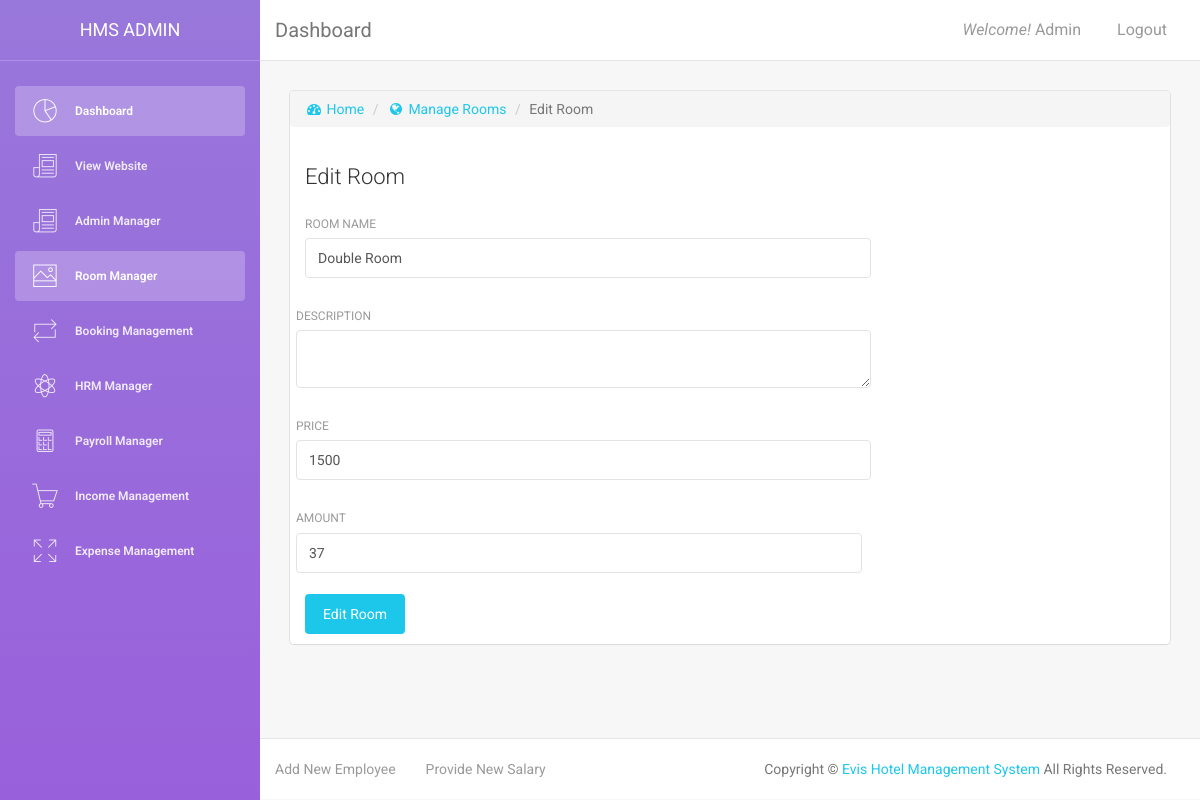
The app's page /admin/edit_room.php?id=3 (signed in) with its own data.
### tables this page shows
CREATE TABLE `tbl_room` (
  `room_id` int(1) NOT NULL,
  `room_name` varchar(20) NOT NULL,
  `room_image` varchar(200) NOT NULL,
  `room_description` text NOT NULL,
  `room_price` float NOT NULL,
  `room_amount` int(5) NOT NULL
);

### admin/edit_room.php (the view, shortened to what this page needs)
<?php
    require '../function/db_connect.php';
    $room_id = filter_input(INPUT_GET, 'id');
    $sql = "SELECT * FROM tbl_room WHERE room_id='$room_id'";
    $result=mysqli_query($conn, $sql);
    $row = mysqli_fetch_assoc($result);
?>
<!DOCTYPE html>
<html lang="en">
    <head>
        <link href="assets/css/bootstrap.min.css" rel="stylesheet" />
        <link href="assets/css/light-bootstrap-dashboard.css" rel="stylesheet"/>
        <link href="http://maxcdn.bootstrapcdn.com/font-awesome/4.2.0/css/font-awesome.min.css" rel="stylesheet">
        <link href="assets/css/pe-icon-7-stroke.css" rel="stylesheet" />
    </head>
    <body>
        <div class="wrapper">
            <div class="sidebar" data-color="purple" data-image="assets/img/sidebar-5.jpg">
                <div class="sidebar-wrapper">
                    <div class="logo">
                        <a href="dashboard.php" class="simple-text">
                            HMS Admin
                        </a>
                    </div>
                    <ul class="nav">
                        <li class="active">
                            <a href="dashboard.php">
                                <i class="pe-7s-graph"></i>
                                <p>Dashboard</p>
                            </a>
                        </li>
                        <li>
                            <a href="../index.php" target="_blank">
                                <i class="pe-7s-news-paper"></i>
                                <p>View Website</p>
                            </a>
                        </li>
                        <li>
                            <a href="admin_manager.php">
                                <i class="pe-7s-news-paper"></i>
                                <p>Admin Manager</p>
                            </a>
                        </li>
                        <li class="active">
                            <a href="room_manager.php">
                                <i class="pe-7s-photo"></i>
                                <p>Room Manager</p>
                            </a>
                        </li>
                        <li>
                            <a href="booking_manager.php">
                                <i class="pe-7s-repeat"></i>
                                <p>Booking Management</p>
                            </a>
                        </li>
                        <li>
                            <a href="hrm_manager.php">
                                <i class="pe-7s-science"></i>
                                <p>HRM Manager</p>
                            </a>
                        </li>
                        <li>
                            <a href="payroll_manager.php">
                                <i class="pe-7s-calculator"></i>
                                <p>Payroll Manager</p>
                            </a>
                        </li>
                        <li>
                            <a href="income_manager.php">
                                <i class="pe-7s-cart"></i>
                                <p>Income Management</p>
                            </a>
                        </li>
                        <li>
                            <a href="expense_manager.php">
                                <i class="pe-7s-expand1"></i>
                                <p>Expense Management</p>
                            </a>
                        </li>
                    </ul>
                </div>
            </div>
            <div class="main-panel">
                <nav class="navbar navbar-default navbar-fixed">
                    <div class="container-fluid">
                        <div class="navbar-header">
                            <a class="navbar-brand" href="#">Dashboard</a>
                        </div>
                        <div class="collapse navbar-collapse">
                            <ul class="nav navbar-nav navbar-right">
                                <li>
                                    <a href="dashboard.php">
                                        <i>Welcome! </i> <?php echo $_SESSION["admin_name"] ?>
                                    </a>
                                </li>
                                <li>
                                    <a href="../function/logout.php">
                                        Logout
                                    </a>
                                </li>
                            </ul>
                        </div>
                    </div>
                </nav>
                <div class="content">
                    <div class="container-fluid">
                        <div class="row">
                            <div class="col-md-12">
                                <div class="card">
                                    <ol class="breadcrumb">
                                        <li><a href="dashboard.php"><i class="fa fa-dashboard"></i> Home</a></li>
                                        <li><a href="room_manager.php"><i class="fa fa-globe"></i> Manage Rooms</a></li>
                                        <li class="active">Edit Room</li>
                                    </ol>
                                    <div class="header">
                                        <h4 class="title">Edit Room</h4>
                                    </div>
                                    <div class="content">
                                        <form action="" method="POST" name="edit_room">
                                            <div class="row">
                                                <div class="col-md-8">
                                                    <div class="form-group">
                                                        <label>Room Name</label>
                                                        <input type="text" name="room_name" value="<?php echo $row['room_name']?>" class="form-control">
                                                    </div>
                                                </div>
                                                <div class="col-md-8">
                                                    <div class="form-group">
                                                        <label>Description</label>
                                                        <textarea name="room_description" class="form-control"><?php echo $row['room_description']?></textarea>
                                                    </div>
                                                </div>
                                                <div class="col-md-8">
                                                    <div class="form-group">
                                                        <label>Price</label>
                                                        <input type="number" name="room_price" value="<?php echo $row['room_price']?>" class="form-control">
                                                    </div>
                                                </div>
                                                <div class="col-md-8">
                                                    <div class="form-group">
                                                        <label>Amount</label>
                                                        <input type="number" name="room_amount" value="<?php echo $row['room_amount']?>" class="form-control">
                                                    </div>
                                                </div>
                                            </div>
                                            <button type="submit" class="btn btn-info btn-fill">Edit Room</button>
                                        </form>
                                    </div>
                                </div>
                            </div>
                        </div>
                    </div>
                </div>
                <footer class="footer">
                    <div class="container-fluid">
                        <nav class="pull-left">
                            <ul>
                                <li>
                                    <a href="add_employee.php">
                                        Add New Employee
                                    </a>
                                </li>
                                <li>
                                    <a href="add_salary.php">
                                        Provide New Salary
                                    </a>
                                </li>
                            </ul>
                        </nav>
                        <p class="copyright pull-right">
                            Copyright &copy; <a href="">Evis Hotel Management System</a> All Rights Reserved.
                        </p>
                    </div>
                </footer>
            </div>
        </div>
    </body>
</html>

### records on screen
tbl_room: room_name "Double Room", room_price "1500", room_amount "37"

### other values on screen
$_SESSION["admin_name"] "Admin"
